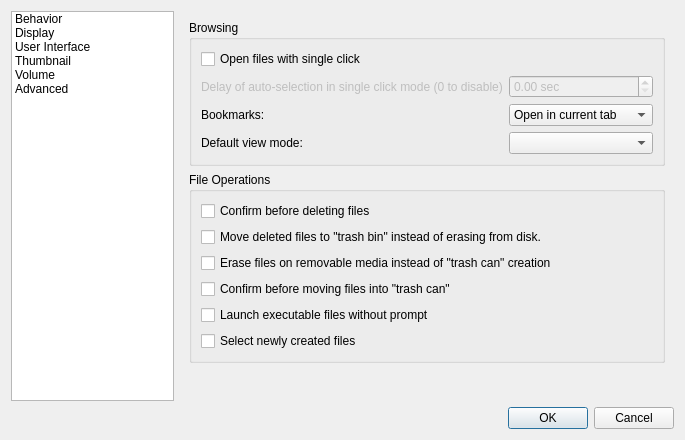
<?xml version="1.0" encoding="UTF-8"?>
<ui version="4.0">
 <class>PreferencesDialog</class>
 <widget class="QDialog" name="PreferencesDialog">
  <property name="geometry">
   <rect>
    <x>0</x>
    <y>0</y>
    <width>685</width>
    <height>440</height>
   </rect>
  </property>
  <property name="windowTitle">
   <string>Preferences</string>
  </property>
  <layout class="QVBoxLayout" name="verticalLayout">
   <item>
    <layout class="QHBoxLayout" name="horizontalLayout" stretch="0,0">
     <item>
      <widget class="QListWidget" name="listWidget">
       <property name="sizePolicy">
        <sizepolicy hsizetype="Expanding" vsizetype="Expanding">
         <horstretch>0</horstretch>
         <verstretch>0</verstretch>
        </sizepolicy>
       </property>
       <property name="horizontalScrollBarPolicy">
        <enum>Qt::ScrollBarAlwaysOff</enum>
       </property>
       <property name="currentRow">
        <number>-1</number>
       </property>
       <item>
        <property name="text">
         <string>Behavior</string>
        </property>
       </item>
       <item>
        <property name="text">
         <string>Display</string>
        </property>
       </item>
       <item>
        <property name="text">
         <string>User Interface</string>
        </property>
       </item>
       <item>
        <property name="text">
         <string>Thumbnail</string>
        </property>
       </item>
       <item>
        <property name="text">
         <string>Volume</string>
        </property>
       </item>
       <item>
        <property name="text">
         <string>Advanced</string>
        </property>
       </item>
      </widget>
     </item>
     <item>
      <widget class="QStackedWidget" name="stackedWidget">
       <property name="sizePolicy">
        <sizepolicy hsizetype="Preferred" vsizetype="Preferred">
         <horstretch>0</horstretch>
         <verstretch>0</verstretch>
        </sizepolicy>
       </property>
       <property name="currentIndex">
        <number>0</number>
       </property>
       <widget class="QWidget" name="behaviorPage">
        <layout class="QVBoxLayout" name="verticalLayout_3" stretch="0,0,1">
         <item>
          <widget class="QGroupBox" name="groupBox_4">
           <property name="title">
            <string>Browsing</string>
           </property>
           <layout class="QFormLayout" name="formLayout_5">
            <property name="fieldGrowthPolicy">
             <enum>QFormLayout::AllNonFixedFieldsGrow</enum>
            </property>
            <item row="0" column="0" colspan="2">
             <widget class="QCheckBox" name="singleClick">
              <property name="text">
               <string>Open files with single click</string>
              </property>
             </widget>
            </item>
            <item row="1" column="0">
             <widget class="QLabel" name="label">
              <property name="enabled">
               <bool>false</bool>
              </property>
              <property name="text">
               <string>Delay of auto-selection in single click mode (0 to disable)</string>
              </property>
             </widget>
            </item>
            <item row="3" column="0">
             <widget class="QLabel" name="label_11">
              <property name="text">
               <string>Default view mode:</string>
              </property>
             </widget>
            </item>
            <item row="3" column="1">
             <widget class="QComboBox" name="viewMode"/>
            </item>
            <item row="1" column="1">
             <widget class="QDoubleSpinBox" name="autoSelectionDelay">
              <property name="enabled">
               <bool>false</bool>
              </property>
              <property name="suffix">
               <string> sec</string>
              </property>
              <property name="singleStep">
               <double>0.100000000000000</double>
              </property>
             </widget>
            </item>
            <item row="2" column="0">
             <widget class="QLabel" name="label_2">
              <property name="text">
               <string>Bookmarks:</string>
              </property>
             </widget>
            </item>
            <item row="2" column="1">
             <widget class="QComboBox" name="bookmarkOpenMethod">
              <item>
               <property name="text">
                <string>Open in current tab</string>
               </property>
              </item>
              <item>
               <property name="text">
                <string>Open in new tab</string>
               </property>
              </item>
              <item>
               <property name="text">
                <string>Open in new window</string>
               </property>
              </item>
             </widget>
            </item>
           </layout>
          </widget>
         </item>
         <item>
          <widget class="QGroupBox" name="groupBox_6">
           <property name="title">
            <string>File Operations</string>
           </property>
           <layout class="QVBoxLayout" name="verticalLayout_9">
            <item>
             <widget class="QCheckBox" name="configmDelete">
              <property name="text">
               <string>Confirm before deleting files</string>
              </property>
             </widget>
            </item>
            <item>
             <widget class="QCheckBox" name="useTrash">
              <property name="text">
               <string>Move deleted files to &quot;trash bin&quot; instead of erasing from disk.</string>
              </property>
             </widget>
            </item>
            <item>
             <widget class="QCheckBox" name="noUsbTrash">
              <property name="text">
               <string>Erase files on removable media instead of &quot;trash can&quot; creation</string>
              </property>
             </widget>
            </item>
            <item>
             <widget class="QCheckBox" name="confirmTrash">
              <property name="text">
               <string>Confirm before moving files into &quot;trash can&quot;</string>
              </property>
             </widget>
            </item>
            <item>
             <widget class="QCheckBox" name="quickExec">
              <property name="toolTip">
               <string>Requires application restart to take effect completely</string>
              </property>
              <property name="text">
               <string>Launch executable files without prompt</string>
              </property>
             </widget>
            </item>
            <item>
             <widget class="QCheckBox" name="selectNewFiles">
              <property name="text">
               <string>Select newly created files</string>
              </property>
             </widget>
            </item>
           </layout>
          </widget>
         </item>
         <item>
          <spacer name="verticalSpacer_2">
           <property name="orientation">
            <enum>Qt::Vertical</enum>
           </property>
           <property name="sizeHint" stdset="0">
            <size>
             <width>0</width>
             <height>0</height>
            </size>
           </property>
          </spacer>
         </item>
        </layout>
       </widget>
       <widget class="QWidget" name="displayPage">
        <layout class="QVBoxLayout" name="verticalLayout_7" stretch="0,0,1">
         <item>
          <widget class="QGroupBox" name="groupBox_2">
           <property name="title">
            <string>Icons</string>
           </property>
           <layout class="QFormLayout" name="formLayout_2">
            <item row="0" column="0">
             <widget class="QLabel" name="iconThemeLabel">
              <property name="sizePolicy">
               <sizepolicy hsizetype="Fixed" vsizetype="Preferred">
                <horstretch>0</horstretch>
                <verstretch>0</verstretch>
               </sizepolicy>
              </property>
              <property name="text">
               <string>Icon theme:</string>
              </property>
             </widget>
            </item>
            <item row="0" column="1">
             <widget class="QComboBox" name="iconTheme">
              <property name="sizePolicy">
               <sizepolicy hsizetype="Preferred" vsizetype="Fixed">
                <horstretch>0</horstretch>
                <verstretch>0</verstretch>
               </sizepolicy>
              </property>
             </widget>
            </item>
            <item row="1" column="0">
             <widget class="QLabel" name="label_6">
              <property name="toolTip">
               <string>Used by Icon View</string>
              </property>
              <property name="text">
               <string>Size of big icons:</string>
              </property>
             </widget>
            </item>
            <item row="1" column="1">
             <widget class="QComboBox" name="bigIconSize">
              <property name="toolTip">
               <string>Used by Icon View</string>
              </property>
             </widget>
            </item>
            <item row="2" column="0">
             <widget class="QLabel" name="label_7">
              <property name="toolTip">
               <string>Used by Compact View and Detailed List View</string>
              </property>
              <property name="text">
               <string>Size of small icons:</string>
              </property>
             </widget>
            </item>
            <item row="2" column="1">
             <widget class="QComboBox" name="smallIconSize">
              <property name="toolTip">
               <string>Used by Compact View and Detailed List View</string>
              </property>
             </widget>
            </item>
            <item row="3" column="0">
             <widget class="QLabel" name="label_8">
              <property name="toolTip">
               <string>Used by Thumbnail View</string>
              </property>
              <property name="text">
               <string>Size of thumbnails:</string>
              </property>
             </widget>
            </item>
            <item row="3" column="1">
             <widget class="QComboBox" name="thumbnailIconSize">
              <property name="toolTip">
               <string>Used by Thumbnail View</string>
              </property>
             </widget>
            </item>
            <item row="4" column="0">
             <widget class="QLabel" name="label_9">
              <property name="text">
               <string>Size of side pane icons:</string>
              </property>
             </widget>
            </item>
            <item row="4" column="1">
             <widget class="QComboBox" name="sidePaneIconSize"/>
            </item>
           </layout>
          </widget>
         </item>
         <item>
          <widget class="QGroupBox" name="groupBox_9">
           <property name="title">
            <string>User interface</string>
           </property>
           <layout class="QGridLayout" name="gridLayout">
            <item row="0" column="0" colspan="6">
             <widget class="QCheckBox" name="siUnit">
              <property name="text">
               <string>Use SI decimal prefixes instead of IEC binary prefixes</string>
              </property>
             </widget>
            </item>
            <item row="1" column="0" colspan="6">
             <widget class="QCheckBox" name="backupAsHidden">
              <property name="text">
               <string>Treat backup files as hidden</string>
              </property>
             </widget>
            </item>
            <item row="2" column="0" colspan="6">
             <widget class="QCheckBox" name="showFullNames">
              <property name="toolTip">
               <string>Requires application restart to take effect completely</string>
              </property>
              <property name="text">
               <string>Always show full file names</string>
              </property>
             </widget>
            </item>
            <item row="3" column="0" colspan="6">
             <widget class="QCheckBox" name="shadowHidden">
              <property name="toolTip">
               <string>Requires application restart to take effect completely</string>
              </property>
              <property name="text">
               <string>Show icons of hidden files shadowed</string>
              </property>
             </widget>
            </item>
            <item row="4" column="0">
             <spacer name="verticalSpacer_7">
              <property name="orientation">
               <enum>Qt::Vertical</enum>
              </property>
              <property name="sizeType">
               <enum>QSizePolicy::Fixed</enum>
              </property>
              <property name="sizeHint" stdset="0">
               <size>
                <width>20</width>
                <height>5</height>
               </size>
              </property>
             </spacer>
            </item>
            <item row="5" column="0">
             <widget class="QLabel" name="label_15">
              <property name="text">
               <string>Minimum item margins in icon view:</string>
              </property>
             </widget>
            </item>
            <item row="5" column="1">
             <widget class="QSpinBox" name="hMargin">
              <property name="toolTip">
               <string>3 px by default.</string>
              </property>
              <property name="suffix">
               <string> px</string>
              </property>
              <property name="maximum">
               <number>48</number>
              </property>
              <property name="value">
               <number>3</number>
              </property>
             </widget>
            </item>
            <item row="5" column="2">
             <widget class="QLabel" name="label_16">
              <property name="text">
               <string>x</string>
              </property>
             </widget>
            </item>
            <item row="5" column="3">
             <widget class="QSpinBox" name="vMargin">
              <property name="toolTip">
               <string>3 px by default.
A space is also reserved for 3 lines of text.</string>
              </property>
              <property name="suffix">
               <string> px</string>
              </property>
              <property name="maximum">
               <number>48</number>
              </property>
              <property name="value">
               <number>3</number>
              </property>
             </widget>
            </item>
            <item row="5" column="4">
             <widget class="QCheckBox" name="lockMargins">
              <property name="text">
               <string>Lock</string>
              </property>
             </widget>
            </item>
            <item row="5" column="5">
             <spacer name="horizontalSpacer">
              <property name="orientation">
               <enum>Qt::Horizontal</enum>
              </property>
              <property name="sizeHint" stdset="0">
               <size>
                <width>20</width>
                <height>5</height>
               </size>
              </property>
             </spacer>
            </item>
           </layout>
          </widget>
         </item>
         <item>
          <spacer name="verticalSpacer_5">
           <property name="orientation">
            <enum>Qt::Vertical</enum>
           </property>
           <property name="sizeHint" stdset="0">
            <size>
             <width>0</width>
             <height>0</height>
            </size>
           </property>
          </spacer>
         </item>
        </layout>
       </widget>
       <widget class="QWidget" name="uiPage">
        <layout class="QVBoxLayout" name="verticalLayout_5" stretch="0,0,1">
         <item>
          <widget class="QGroupBox" name="groupBox_5">
           <property name="title">
            <string>Window</string>
           </property>
           <layout class="QFormLayout" name="formLayout_7">
            <property name="fieldGrowthPolicy">
             <enum>QFormLayout::ExpandingFieldsGrow</enum>
            </property>
            <item row="0" column="0" colspan="2">
             <widget class="QCheckBox" name="alwaysShowTabs">
              <property name="toolTip">
               <string>When unchecked, the tab bar will be shown
only if there are more than one tab.</string>
              </property>
              <property name="text">
               <string>Always show the tab bar</string>
              </property>
             </widget>
            </item>
            <item row="1" column="0" colspan="2">
             <widget class="QCheckBox" name="fullWidthTabbar">
              <property name="toolTip">
               <string>If unchecked, the tab bar will be positioned only
above the folder-view and not above the left pane.</string>
              </property>
              <property name="text">
               <string>Fullwidth tab bar</string>
              </property>
             </widget>
            </item>
            <item row="2" column="0" colspan="2">
             <widget class="QCheckBox" name="showTabClose">
              <property name="text">
               <string>Show 'Close' buttons on tabs	</string>
              </property>
             </widget>
            </item>
            <item row="3" column="0" colspan="2">
             <widget class="QCheckBox" name="rememberWindowSize">
              <property name="text">
               <string>Remember the size of the last closed window</string>
              </property>
             </widget>
            </item>
            <item row="4" column="0">
             <widget class="QLabel" name="label_12">
              <property name="text">
               <string>Default width of new windows:</string>
              </property>
             </widget>
            </item>
            <item row="4" column="1">
             <widget class="QSpinBox" name="fixedWindowWidth">
              <property name="maximum">
               <number>32768</number>
              </property>
             </widget>
            </item>
            <item row="5" column="0">
             <widget class="QLabel" name="label_13">
              <property name="text">
               <string>Default height of new windows:</string>
              </property>
             </widget>
            </item>
            <item row="5" column="1">
             <widget class="QSpinBox" name="fixedWindowHeight">
              <property name="maximum">
               <number>32768</number>
              </property>
             </widget>
            </item>
           </layout>
          </widget>
         </item>
         <item>
          <widget class="QGroupBox" name="groupBox_10">
           <property name="title">
            <string>Show in places</string>
           </property>
           <layout class="QVBoxLayout" name="verticalLayout_10">
            <item>
             <widget class="QListWidget" name="showInPlaces">
              <item>
               <property name="text">
                <string>Home</string>
               </property>
               <property name="checkState">
                <enum>Unchecked</enum>
               </property>
               <property name="icon">
                <iconset theme="user-home">
                 <normaloff/>
                </iconset>
               </property>
              </item>
              <item>
               <property name="text">
                <string>Desktop</string>
               </property>
               <property name="checkState">
                <enum>Unchecked</enum>
               </property>
               <property name="icon">
                <iconset theme="user-desktop">
                 <normaloff/>
                </iconset>
               </property>
              </item>
              <item>
               <property name="text">
                <string>Trash can</string>
               </property>
               <property name="checkState">
                <enum>Unchecked</enum>
               </property>
               <property name="icon">
                <iconset theme="user-trash">
                 <normaloff/>
                </iconset>
               </property>
              </item>
              <item>
               <property name="text">
                <string>Computer</string>
               </property>
               <property name="checkState">
                <enum>Unchecked</enum>
               </property>
               <property name="icon">
                <iconset theme="computer">
                 <normaloff/>
                </iconset>
               </property>
              </item>
              <item>
               <property name="text">
                <string>Applications</string>
               </property>
               <property name="checkState">
                <enum>Unchecked</enum>
               </property>
              </item>
              <item>
               <property name="text">
                <string>Devices</string>
               </property>
               <property name="checkState">
                <enum>Unchecked</enum>
               </property>
              </item>
              <item>
               <property name="text">
                <string>Network</string>
               </property>
               <property name="checkState">
                <enum>Unchecked</enum>
               </property>
               <property name="icon">
                <iconset theme="folder-network">
                 <normaloff/>
                </iconset>
               </property>
              </item>
             </widget>
            </item>
           </layout>
          </widget>
         </item>
         <item>
          <spacer name="verticalSpacer_4">
           <property name="orientation">
            <enum>Qt::Vertical</enum>
           </property>
           <property name="sizeHint" stdset="0">
            <size>
             <width>0</width>
             <height>0</height>
            </size>
           </property>
          </spacer>
         </item>
        </layout>
       </widget>
       <widget class="QWidget" name="thumbnailPage">
        <layout class="QVBoxLayout" name="verticalLayout_11">
         <item>
          <widget class="QGroupBox" name="groupBox_8">
           <property name="title">
            <string>Thumbnail</string>
           </property>
           <layout class="QFormLayout" name="formLayout_3">
            <item row="2" column="0">
             <widget class="QLabel" name="label_10">
              <property name="text">
               <string>Do not generate thumbnails for image files exceeding this size:</string>
              </property>
             </widget>
            </item>
            <item row="2" column="1">
             <widget class="QSpinBox" name="maxThumbnailFileSize">
              <property name="suffix">
               <string> KB</string>
              </property>
              <property name="maximum">
               <number>1048576</number>
              </property>
             </widget>
            </item>
            <item row="1" column="0" colspan="2">
             <widget class="QCheckBox" name="thumbnailLocal">
              <property name="text">
               <string>Only show thumbnails for local files</string>
              </property>
             </widget>
            </item>
            <item row="0" column="0" colspan="2">
             <widget class="QCheckBox" name="showThumbnails">
              <property name="toolTip">
               <string>Needs ffmpegthumbnailer</string>
              </property>
              <property name="text">
               <string>Show thumbnails of files</string>
              </property>
             </widget>
            </item>
           </layout>
          </widget>
         </item>
         <item>
          <spacer name="verticalSpacer_6">
           <property name="orientation">
            <enum>Qt::Vertical</enum>
           </property>
           <property name="sizeHint" stdset="0">
            <size>
             <width>0</width>
             <height>225</height>
            </size>
           </property>
          </spacer>
         </item>
        </layout>
       </widget>
       <widget class="QWidget" name="volumePage">
        <layout class="QVBoxLayout" name="verticalLayout_4" stretch="0,0,1">
         <item>
          <widget class="QGroupBox" name="groupBox_3">
           <property name="title">
            <string>Auto Mount</string>
           </property>
           <layout class="QFormLayout" name="formLayout_4">
            <item row="0" column="0">
             <widget class="QCheckBox" name="mountOnStartup">
              <property name="text">
               <string>Mount mountable volumes automatically on program startup</string>
              </property>
             </widget>
            </item>
            <item row="1" column="0">
             <widget class="QCheckBox" name="mountRemovable">
              <property name="text">
               <string>Mount removable media automatically when they are inserted</string>
              </property>
             </widget>
            </item>
            <item row="2" column="0">
             <widget class="QCheckBox" name="autoRun">
              <property name="text">
               <string>Show available options for removable media when they are inserted</string>
              </property>
             </widget>
            </item>
           </layout>
          </widget>
         </item>
         <item>
          <widget class="QGroupBox" name="groupBox_7">
           <property name="title">
            <string>When removable medium unmounted:</string>
           </property>
           <layout class="QVBoxLayout" name="verticalLayout_6">
            <item>
             <widget class="QRadioButton" name="closeOnUnmount">
              <property name="text">
               <string>Close &amp;tab containing removable medium</string>
              </property>
             </widget>
            </item>
            <item>
             <widget class="QRadioButton" name="goHomeOnUnmount">
              <property name="text">
               <string>Chan&amp;ge folder in the tab to home folder</string>
              </property>
             </widget>
            </item>
           </layout>
          </widget>
         </item>
         <item>
          <spacer name="verticalSpacer">
           <property name="orientation">
            <enum>Qt::Vertical</enum>
           </property>
           <property name="sizeHint" stdset="0">
            <size>
             <width>0</width>
             <height>0</height>
            </size>
           </property>
          </spacer>
         </item>
        </layout>
       </widget>
       <widget class="QWidget" name="advancedPage">
        <layout class="QVBoxLayout" name="verticalLayout_2" stretch="0,0,1">
         <item>
          <widget class="QGroupBox" name="groupBox">
           <property name="title">
            <string>Programs</string>
           </property>
           <layout class="QFormLayout" name="formLayout">
            <property name="fieldGrowthPolicy">
             <enum>QFormLayout::AllNonFixedFieldsGrow</enum>
            </property>
            <item row="0" column="0">
             <widget class="QLabel" name="label_14">
              <property name="text">
               <string>Terminal emulator:</string>
              </property>
             </widget>
            </item>
            <item row="1" column="0">
             <widget class="QLabel" name="label_3">
              <property name="text">
               <string>Switch &amp;user command:</string>
              </property>
              <property name="buddy">
               <cstring>suCommand</cstring>
              </property>
             </widget>
            </item>
            <item row="1" column="1">
             <widget class="QLineEdit" name="suCommand"/>
            </item>
            <item row="2" column="0" colspan="2">
             <widget class="QLabel" name="label_4">
              <property name="text">
               <string>Examples: &quot;xterm -e %s&quot; for terminal or &quot;gksu %s&quot; for switching user.
%s = the command line you want to execute with terminal or su.</string>
              </property>
              <property name="textFormat">
               <enum>Qt::PlainText</enum>
              </property>
             </widget>
            </item>
            <item row="3" column="0">
             <widget class="QLabel" name="label_5">
              <property name="text">
               <string>Archiver in&amp;tegration:</string>
              </property>
              <property name="buddy">
               <cstring>archiver</cstring>
              </property>
             </widget>
            </item>
            <item row="3" column="1">
             <widget class="QComboBox" name="archiver"/>
            </item>
            <item row="0" column="1">
             <widget class="QComboBox" name="terminal">
              <property name="editable">
               <bool>true</bool>
              </property>
             </widget>
            </item>
           </layout>
          </widget>
         </item>
         <item>
          <widget class="QGroupBox" name="groupBox_11">
           <property name="title">
            <string>Templates</string>
           </property>
           <layout class="QVBoxLayout" name="verticalLayout_12">
            <item>
             <widget class="QCheckBox" name="onlyUserTemplates">
              <property name="text">
               <string>Show only user defined templates in menu</string>
              </property>
             </widget>
            </item>
            <item>
             <widget class="QCheckBox" name="templateTypeOnce">
              <property name="text">
               <string>Show only one template for each MIME type</string>
              </property>
             </widget>
            </item>
            <item>
             <widget class="QCheckBox" name="templateRunApp">
              <property name="text">
               <string>Run default application after creation from template</string>
              </property>
             </widget>
            </item>
           </layout>
          </widget>
         </item>
         <item>
          <spacer name="verticalSpacer_3">
           <property name="orientation">
            <enum>Qt::Vertical</enum>
           </property>
           <property name="sizeHint" stdset="0">
            <size>
             <width>0</width>
             <height>0</height>
            </size>
           </property>
          </spacer>
         </item>
        </layout>
       </widget>
      </widget>
     </item>
    </layout>
   </item>
   <item>
    <widget class="QDialogButtonBox" name="buttonBox">
     <property name="orientation">
      <enum>Qt::Horizontal</enum>
     </property>
     <property name="standardButtons">
      <set>QDialogButtonBox::Cancel|QDialogButtonBox::Ok</set>
     </property>
    </widget>
   </item>
  </layout>
 </widget>
 <tabstops>
  <tabstop>listWidget</tabstop>
  <tabstop>alwaysShowTabs</tabstop>
  <tabstop>showTabClose</tabstop>
  <tabstop>rememberWindowSize</tabstop>
  <tabstop>fixedWindowWidth</tabstop>
  <tabstop>fixedWindowHeight</tabstop>
  <tabstop>singleClick</tabstop>
  <tabstop>autoSelectionDelay</tabstop>
  <tabstop>viewMode</tabstop>
  <tabstop>configmDelete</tabstop>
  <tabstop>useTrash</tabstop>
  <tabstop>mountOnStartup</tabstop>
  <tabstop>mountRemovable</tabstop>
  <tabstop>autoRun</tabstop>
  <tabstop>closeOnUnmount</tabstop>
  <tabstop>goHomeOnUnmount</tabstop>
  <tabstop>terminal</tabstop>
  <tabstop>suCommand</tabstop>
  <tabstop>archiver</tabstop>
 </tabstops>
 <resources/>
 <connections>
  <connection>
   <sender>buttonBox</sender>
   <signal>accepted()</signal>
   <receiver>PreferencesDialog</receiver>
   <slot>accept()</slot>
   <hints>
    <hint type="sourcelabel">
     <x>261</x>
     <y>487</y>
    </hint>
    <hint type="destinationlabel">
     <x>157</x>
     <y>274</y>
    </hint>
   </hints>
  </connection>
  <connection>
   <sender>buttonBox</sender>
   <signal>rejected()</signal>
   <receiver>PreferencesDialog</receiver>
   <slot>reject()</slot>
   <hints>
    <hint type="sourcelabel">
     <x>329</x>
     <y>487</y>
    </hint>
    <hint type="destinationlabel">
     <x>286</x>
     <y>274</y>
    </hint>
   </hints>
  </connection>
  <connection>
   <sender>listWidget</sender>
   <signal>currentRowChanged(int)</signal>
   <receiver>stackedWidget</receiver>
   <slot>setCurrentIndex(int)</slot>
   <hints>
    <hint type="sourcelabel">
     <x>94</x>
     <y>157</y>
    </hint>
    <hint type="destinationlabel">
     <x>359</x>
     <y>145</y>
    </hint>
   </hints>
  </connection>
  <connection>
   <sender>singleClick</sender>
   <signal>toggled(bool)</signal>
   <receiver>label</receiver>
   <slot>setEnabled(bool)</slot>
   <hints>
    <hint type="sourcelabel">
     <x>237</x>
     <y>39</y>
    </hint>
    <hint type="destinationlabel">
     <x>237</x>
     <y>39</y>
    </hint>
   </hints>
  </connection>
  <connection>
   <sender>rememberWindowSize</sender>
   <signal>toggled(bool)</signal>
   <receiver>fixedWindowWidth</receiver>
   <slot>setDisabled(bool)</slot>
   <hints>
    <hint type="sourcelabel">
     <x>506</x>
     <y>351</y>
    </hint>
    <hint type="destinationlabel">
     <x>462</x>
     <y>386</y>
    </hint>
   </hints>
  </connection>
  <connection>
   <sender>singleClick</sender>
   <signal>toggled(bool)</signal>
   <receiver>autoSelectionDelay</receiver>
   <slot>setEnabled(bool)</slot>
   <hints>
    <hint type="sourcelabel">
     <x>237</x>
     <y>39</y>
    </hint>
    <hint type="destinationlabel">
     <x>237</x>
     <y>39</y>
    </hint>
   </hints>
  </connection>
  <connection>
   <sender>rememberWindowSize</sender>
   <signal>toggled(bool)</signal>
   <receiver>fixedWindowHeight</receiver>
   <slot>setDisabled(bool)</slot>
   <hints>
    <hint type="sourcelabel">
     <x>549</x>
     <y>351</y>
    </hint>
    <hint type="destinationlabel">
     <x>462</x>
     <y>421</y>
    </hint>
   </hints>
  </connection>
  <connection>
   <sender>rememberWindowSize</sender>
   <signal>toggled(bool)</signal>
   <receiver>label_12</receiver>
   <slot>setDisabled(bool)</slot>
   <hints>
    <hint type="sourcelabel">
     <x>211</x>
     <y>342</y>
    </hint>
    <hint type="destinationlabel">
     <x>211</x>
     <y>374</y>
    </hint>
   </hints>
  </connection>
  <connection>
   <sender>rememberWindowSize</sender>
   <signal>toggled(bool)</signal>
   <receiver>label_13</receiver>
   <slot>setDisabled(bool)</slot>
   <hints>
    <hint type="sourcelabel">
     <x>183</x>
     <y>338</y>
    </hint>
    <hint type="destinationlabel">
     <x>187</x>
     <y>404</y>
    </hint>
   </hints>
  </connection>
 </connections>
</ui>
